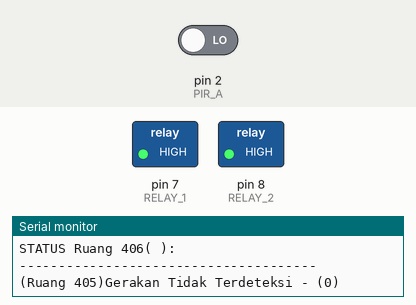
Simulated run of this sketch. Board: Arduino Uno, built with avr-gcc and run on an emulated ATmega328P. Parts: switched loads named in the sketch (green lamp = pin HIGH), the last lines printed to the serial monitor. The test bench sets the inputs (shaded band); at power-on: pin 2 (PIR_A) LOW. The local clock reads 2024-03-15 10:24:30 at power-on unless the sketch sets it.

Above: at 6.2 s.
6.3 s: pin 2 (PIR_A) driven HIGH
At 7.8 s:
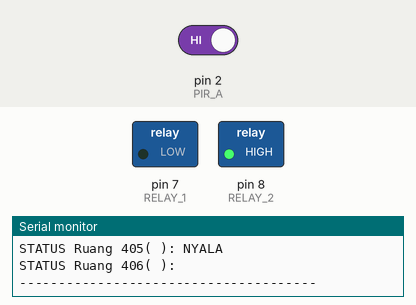
8.8 s: pin 2 (PIR_A) driven LOW
At 10.2 s:
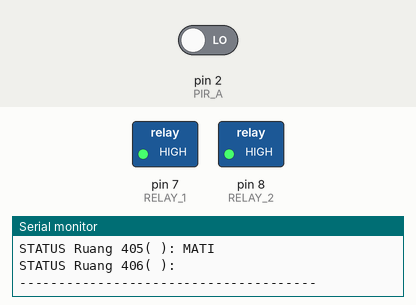
Timing chart, 0 to 11.8 s (numbered marks = the images above; inputs shaded):
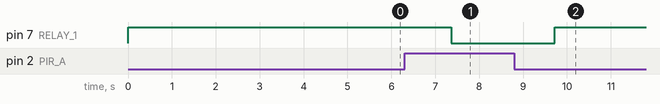

The sketch:

RTC_Penerangan_Ruangan.ino
```cpp
#include <DS3231.h>
#include <Wire.h>

DS3231 rtc(SDA, SCL); // Inisialisasi penggunaan I2C
Time t;
String hari, jam, tanggal;

//Inisialisasi Pin Pada Arduino
const int PIR_A = 2;
const int PIR_B = 4;
const int RELAY_1 = 7;
const int RELAY_2 = 8;

//Deklarasi variabel untuk Status
String MATKUL5 = " ";
String MATKUL6 = " ";
String STATE_5 = " ";
String STATE_6 = " ";

void setup() {
  // put your setup code here, to run once:
  Serial.begin(9600); // Buka Serial Monitor u/ cek Status
  rtc.begin();
  initialize();
}

void loop() {
  // put your main code here, to run repeatedly:
  t = rtc.getTime();
  hari = rtc.getDOWStr();
  jam = rtc.getTimeStr();
  tanggal = rtc.getDateStr();

  // Cek kondisi ruangan untuk penerangan otomatis
  ruang_405();
//  ruang_406();

  /*Nama_Function(Hari, Waktu Nyala (HH, MM), Waktu Mati (HH, MM), MATKUL)
  Hari(English - Awal Kapital) : Monday, Tuesday, Wednesday, Thursday, Friday, Saturday, Sunday */

  /*-------------------------- Jadwal Ruang 405 -----------------------------------*/
  // Hari Senin
  Jadwal_405("Monday", 18, 42, 18, 43, "Bhs. Indonesia"); // Matkul 1
  Jadwal_405("Monday", 19, 0, 21, 0, "Agama"); // Matkul 2
  // Hari Selasa
  Jadwal_405("Tuesday", 18, 42, 18, 43, "Matematika Diskrit"); // Matkul 1
  Jadwal_405("Tuesday", 18, 44, 18, 45, "Database"); // Matkul 2
  // Hari Rabu
  Jadwal_405("Wednesday", 18, 42, 18, 43, "Augmented Reality"); // Matkul 1
  // Hari Kamis
  Jadwal_405("Thursday", 15, 22, 15, 23, "Pemrograman Android"); // Matkul 1
  Jadwal_405("Thursday", 14, 54, 14, 55, "IMK"); // Matkul 2
  // Hari Jumat
  Jadwal_405("Friday", 15, 39, 15, 40, "Pemrograman Dasar"); // Matkul 1
  Jadwal_405("Friday", 14, 41, 14, 42, "IMK"); // Matkul 2
  /*---------------------------- Akhir Ruang 405 ----------------------------------*/

  /*-------------------------- Jadwal Ruang 406 -----------------------------------*/
  // Hari Senin
  Jadwal_406("Monday", 18, 42, 18, 43, "Kalkulus I"); // Matkul 1
  Jadwal_406("Monday", 19, 0, 21, 0, "Interpersonal Skill"); // Matkul 2
  // Hari Selasa
  Jadwal_406("Tuesday", 18, 42, 18, 44, "Computer Vision"); // Matkul 1
  // Hari Rabu
  Jadwal_406("Wednesday", 18, 42, 18, 43, "Metode Numerik"); // Matkul 1
  Jadwal_406("Wednesday", 19, 0, 21, 0, "Sistem Operasi"); // Matkul 2
  // Hari Kamis
  Jadwal_406("Thursday", 15, 22, 15, 23, "Pemrograman Dasar"); // Matkul 1
  Jadwal_406("Thursday", 14, 41, 14, 42, "IMK"); // Matkul 2
  // Hari Jumat
  Jadwal_406("Friday", 15, 18, 15, 19, "Pengolahan Sinyal Digital"); // Matkul 1
  Jadwal_406("Friday", 14, 41, 14, 42, "Pemrograman Framework"); // Matkul 2
  /*---------------------------- Akhir Ruang 406 ----------------------------------*/

  Serial.println();
  Serial.println("--------------- STATUS ---------------");
  Serial.print("Hari, Tanggal : "); Serial.print(hari); Serial.print(", ");Serial.println(tanggal);
  Serial.print("Jam : "); Serial.println(jam);
  Serial.print("STATUS Ruang 405" ); Serial.print("("); Serial.print(MATKUL5); Serial.print("): "); Serial.println(STATE_5);
  Serial.print("STATUS Ruang 406" ); Serial.print("("); Serial.print(MATKUL6); Serial.print("): "); Serial.println(STATE_6);
  Serial.println("--------------------------------------");
  Serial.println();
  delay(1000);
}

void initialize(){
  pinMode(PIR_A, INPUT);
  pinMode(PIR_B, INPUT);
  pinMode(RELAY_1, OUTPUT);
  pinMode(RELAY_2, OUTPUT);
  digitalWrite(RELAY_1, HIGH);
  digitalWrite(RELAY_2, HIGH);
  digitalWrite(PIR_A, LOW);
  digitalWrite(PIR_B, LOW);
  for (int i = 1; i < 6; i++){
    Serial.print(i);
    delay(1000);
  }
}

void Jadwal_405(String Hari, int OnHour , int OnMin, int OffHour, int OffMin, String MataKuliah){
  if(hari == Hari){
    if(t.hour == OnHour && t.min == OnMin){
      digitalWrite(RELAY_1, LOW);
      STATE_5 = "NYALA";
      MATKUL5 = MataKuliah;
    }
    else if(t.hour == OffHour && t.min == OffMin){
      digitalWrite(RELAY_1, HIGH);
      STATE_5 = "MATI";
      MATKUL5 = " ";
    }
  }
}

void Jadwal_406(String Hari, int OnHour , int OnMin, int OffHour, int OffMin, String MataKuliah){
  if(hari == Hari){
      if(t.hour == OnHour && t.min == OnMin){
        digitalWrite(RELAY_2, LOW);
        STATE_6 = "NYALA";
        MATKUL6 = MataKuliah;
      }
      else if(t.hour == OffHour && t.min == OffMin){
        digitalWrite(RELAY_2, HIGH);
        STATE_6 = "MATI";
        MATKUL6 = " ";
      }
    }
}

void ruang_405(){
  int statusPIR_A = digitalRead(PIR_A);
  if (statusPIR_A == HIGH){ //jika sensor membaca gerakan maka relay akan aktif
    digitalWrite(RELAY_1, LOW);
    Serial.print("(Ruang 405)Gerakan Terdeteksi - ");
    Serial.print("("); Serial.print(statusPIR_A); Serial.println(")");
    STATE_5 = "NYALA";
  }else {
    digitalWrite(RELAY_1, HIGH);//jika sensor tidak membaca gerakan maka relay akan off
    Serial.print("(Ruang 405)Gerakan Tidak Terdeteksi - ");
    Serial.print("("); Serial.print(statusPIR_A); Serial.println(")");
    STATE_5 = "MATI";
  }
}

void ruang_406(){
  int statusPIR_B = digitalRead(PIR_B);
  if (statusPIR_B == HIGH) { //jika sensor membaca gerakan maka relay akan aktif
    digitalWrite(RELAY_2, LOW);
    Serial.print("(Ruang 406)Gerakan Terdeteksi - ");\
    Serial.print("("); Serial.print(statusPIR_B); Serial.println(")");
    STATE_6 = "NYALA";
  }else {
    digitalWrite(RELAY_2, HIGH);//jika sensor tidak membaca gerakan maka relay akan off
    Serial.print("(Ruang 406)Gerakan Tidak Terdeteksi - ");
    Serial.print("("); Serial.print(statusPIR_B); Serial.println(")");
    STATE_6 = "MATI";
  }
}
```

Measured:
- after the input at 6.3 s, pin 7 (RELAY_1): HIGH → LOW after 1.1 s
- after the input at 8.8 s, pin 7 (RELAY_1): LOW → HIGH after 0.92 s
